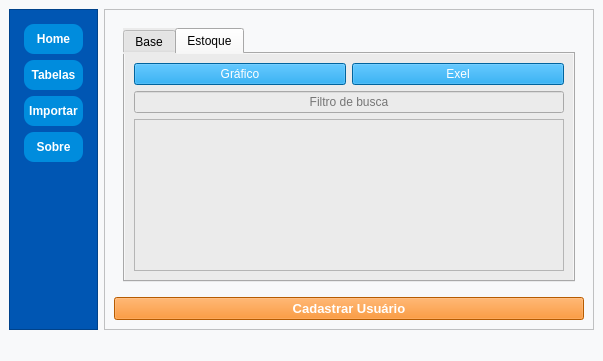
<?xml version="1.0" encoding="UTF-8"?>
<ui version="4.0">
 <class>MainWindow</class>
 <widget class="QMainWindow" name="MainWindow">
  <property name="geometry">
   <rect>
    <x>0</x>
    <y>0</y>
    <width>603</width>
    <height>361</height>
   </rect>
  </property>
  <property name="windowTitle">
   <string>MainWindow</string>
  </property>
  <property name="styleSheet">
   <string notr="true">background-color: #F8F9FA;</string>
  </property>
  <widget class="QWidget" name="centralwidget">
   <layout class="QHBoxLayout" name="horizontalLayout">
    <item>
     <widget class="QFrame" name="frame">
      <property name="sizePolicy">
       <sizepolicy hsizetype="Preferred" vsizetype="Preferred">
        <horstretch>0</horstretch>
        <verstretch>0</verstretch>
       </sizepolicy>
      </property>
      <property name="minimumSize">
       <size>
        <width>0</width>
        <height>0</height>
       </size>
      </property>
      <property name="styleSheet">
       <string notr="true">background-color: #0056b3;
padding:5px;
</string>
      </property>
      <property name="frameShape">
       <enum>QFrame::StyledPanel</enum>
      </property>
      <property name="frameShadow">
       <enum>QFrame::Raised</enum>
      </property>
      <layout class="QVBoxLayout" name="verticalLayout">
       <item>
        <widget class="QPushButton" name="btn_home">
         <property name="minimumSize">
          <size>
           <width>0</width>
           <height>30</height>
          </size>
         </property>
         <property name="font">
          <font>
           <weight>75</weight>
           <bold>true</bold>
          </font>
         </property>
         <property name="cursor">
          <cursorShape>PointingHandCursor</cursorShape>
         </property>
         <property name="styleSheet">
          <string notr="true">
QPushButton{
color: #fff;
background-color: #008cdd;
border-radius:10px;
}


QPushButton:hover{
	background-color:#0086b3;

}
</string>
         </property>
         <property name="text">
          <string>Home</string>
         </property>
        </widget>
       </item>
       <item>
        <widget class="QPushButton" name="btn_tables">
         <property name="minimumSize">
          <size>
           <width>0</width>
           <height>30</height>
          </size>
         </property>
         <property name="font">
          <font>
           <weight>75</weight>
           <bold>true</bold>
          </font>
         </property>
         <property name="cursor">
          <cursorShape>PointingHandCursor</cursorShape>
         </property>
         <property name="styleSheet">
          <string notr="true">QPushButton{
color: #fff;
background-color: #008cdd;
border-radius:10px;
}


QPushButton:hover{
	background-color:#0086b3;
}</string>
         </property>
         <property name="text">
          <string>Tabelas</string>
         </property>
        </widget>
       </item>
       <item>
        <widget class="QPushButton" name="btn_importa">
         <property name="minimumSize">
          <size>
           <width>0</width>
           <height>30</height>
          </size>
         </property>
         <property name="font">
          <font>
           <weight>75</weight>
           <bold>true</bold>
          </font>
         </property>
         <property name="cursor">
          <cursorShape>PointingHandCursor</cursorShape>
         </property>
         <property name="styleSheet">
          <string notr="true">QPushButton{
color: #fff;
background-color: #008cdd;
border-radius:10px;
}


QPushButton:hover{
	background-color:#0086b3;
}</string>
         </property>
         <property name="text">
          <string>Importar</string>
         </property>
        </widget>
       </item>
       <item>
        <widget class="QPushButton" name="btn_sobre">
         <property name="minimumSize">
          <size>
           <width>0</width>
           <height>30</height>
          </size>
         </property>
         <property name="font">
          <font>
           <weight>75</weight>
           <bold>true</bold>
          </font>
         </property>
         <property name="cursor">
          <cursorShape>PointingHandCursor</cursorShape>
         </property>
         <property name="styleSheet">
          <string notr="true">QPushButton{
color: #fff;
background-color: #008cdd;
border-radius:10px;
}


QPushButton:hover{
	background-color:#0086b3;
}</string>
         </property>
         <property name="text">
          <string>Sobre</string>
         </property>
        </widget>
       </item>
       <item>
        <spacer name="verticalSpacer">
         <property name="orientation">
          <enum>Qt::Vertical</enum>
         </property>
         <property name="sizeHint" stdset="0">
          <size>
           <width>20</width>
           <height>40</height>
          </size>
         </property>
        </spacer>
       </item>
      </layout>
     </widget>
    </item>
    <item>
     <widget class="QFrame" name="frame_2">
      <property name="sizePolicy">
       <sizepolicy hsizetype="Expanding" vsizetype="Preferred">
        <horstretch>0</horstretch>
        <verstretch>0</verstretch>
       </sizepolicy>
      </property>
      <property name="styleSheet">
       <string notr="true">background-color:#F8F9FA;</string>
      </property>
      <property name="frameShape">
       <enum>QFrame::StyledPanel</enum>
      </property>
      <property name="frameShadow">
       <enum>QFrame::Raised</enum>
      </property>
      <layout class="QVBoxLayout" name="verticalLayout_3">
       <item>
        <widget class="QStackedWidget" name="pages">
         <property name="sizePolicy">
          <sizepolicy hsizetype="Preferred" vsizetype="Preferred">
           <horstretch>0</horstretch>
           <verstretch>0</verstretch>
          </sizepolicy>
         </property>
         <property name="currentIndex">
          <number>0</number>
         </property>
         <widget class="QWidget" name="pg_table">
          <layout class="QHBoxLayout" name="horizontalLayout_3">
           <item>
            <widget class="QTabWidget" name="tb_base">
             <property name="sizePolicy">
              <sizepolicy hsizetype="Preferred" vsizetype="Expanding">
               <horstretch>0</horstretch>
               <verstretch>0</verstretch>
              </sizepolicy>
             </property>
             <property name="styleSheet">
              <string notr="true">background-color: rgb(235, 235, 235);</string>
             </property>
             <property name="currentIndex">
              <number>1</number>
             </property>
             <widget class="QWidget" name="tables">
              <attribute name="title">
               <string>Base</string>
              </attribute>
              <layout class="QVBoxLayout" name="verticalLayout_6">
               <item>
                <layout class="QHBoxLayout" name="horizontalLayout_2"/>
               </item>
               <item>
                <layout class="QHBoxLayout" name="horizontalLayout_4">
                 <item>
                  <layout class="QVBoxLayout" name="verticalLayout_5">
                   <item>
                    <layout class="QGridLayout" name="gridLayout_2">
                     <item row="0" column="0">
                      <widget class="QLabel" name="label_3">
                       <property name="font">
                        <font>
                         <pointsize>10</pointsize>
                         <weight>75</weight>
                         <bold>true</bold>
                        </font>
                       </property>
                       <property name="styleSheet">
                        <string notr="true">color:#0056b3;</string>
                       </property>
                       <property name="text">
                        <string>Estoque</string>
                       </property>
                       <property name="alignment">
                        <set>Qt::AlignCenter</set>
                       </property>
                      </widget>
                     </item>
                     <item row="1" column="0">
                      <widget class="QTreeWidget" name="tw_estoque">
                       <column>
                        <property name="text">
                         <string>NFe</string>
                        </property>
                       </column>
                       <column>
                        <property name="text">
                         <string>serie</string>
                        </property>
                       </column>
                       <column>
                        <property name="text">
                         <string>data_emissao</string>
                        </property>
                       </column>
                       <column>
                        <property name="text">
                         <string>chave</string>
                        </property>
                       </column>
                       <column>
                        <property name="text">
                         <string>cnpj_emitente</string>
                        </property>
                       </column>
                       <column>
                        <property name="text">
                         <string>nome_emitente</string>
                        </property>
                       </column>
                       <column>
                        <property name="text">
                         <string>valorNfe</string>
                        </property>
                       </column>
                       <column>
                        <property name="text">
                         <string>itemNota</string>
                        </property>
                       </column>
                       <column>
                        <property name="text">
                         <string>cod</string>
                        </property>
                       </column>
                       <column>
                        <property name="text">
                         <string>qntd</string>
                        </property>
                       </column>
                       <column>
                        <property name="text">
                         <string>descricao</string>
                        </property>
                       </column>
                       <column>
                        <property name="text">
                         <string>unidade_medida</string>
                        </property>
                       </column>
                       <column>
                        <property name="text">
                         <string>valorProd</string>
                        </property>
                       </column>
                       <column>
                        <property name="text">
                         <string>data_importacao</string>
                        </property>
                       </column>
                       <column>
                        <property name="text">
                         <string>usuario</string>
                        </property>
                       </column>
                       <column>
                        <property name="text">
                         <string>data_saida</string>
                        </property>
                       </column>
                      </widget>
                     </item>
                    </layout>
                   </item>
                   <item>
                    <layout class="QGridLayout" name="gridLayout">
                     <item row="0" column="0">
                      <widget class="QLabel" name="label_2">
                       <property name="font">
                        <font>
                         <pointsize>10</pointsize>
                         <weight>75</weight>
                         <bold>true</bold>
                        </font>
                       </property>
                       <property name="styleSheet">
                        <string notr="true">color:#0056b3;</string>
                       </property>
                       <property name="text">
                        <string>Saída</string>
                       </property>
                       <property name="alignment">
                        <set>Qt::AlignCenter</set>
                       </property>
                      </widget>
                     </item>
                     <item row="1" column="0">
                      <widget class="QTreeWidget" name="tw_saida">
                       <column>
                        <property name="text">
                         <string notr="true">Nfe</string>
                        </property>
                       </column>
                       <column>
                        <property name="text">
                         <string>serie</string>
                        </property>
                       </column>
                       <column>
                        <property name="text">
                         <string>data_importacao</string>
                        </property>
                       </column>
                       <column>
                        <property name="text">
                         <string>data_saida</string>
                        </property>
                       </column>
                       <column>
                        <property name="text">
                         <string>usuario</string>
                        </property>
                       </column>
                      </widget>
                     </item>
                    </layout>
                   </item>
                  </layout>
                 </item>
                 <item>
                  <widget class="QFrame" name="frame_3">
                   <property name="frameShape">
                    <enum>QFrame::StyledPanel</enum>
                   </property>
                   <property name="frameShadow">
                    <enum>QFrame::Raised</enum>
                   </property>
                   <layout class="QVBoxLayout" name="verticalLayout_4">
                    <item>
                     <widget class="QPushButton" name="btn_gerar">
                      <property name="styleSheet">
                       <string notr="true">QPushButton{
color: #fff;
background-color: #008cdd;

}


QPushButton:hover{
	background-color:#0086b3;

}</string>
                      </property>
                      <property name="text">
                       <string>gerar saída</string>
                      </property>
                     </widget>
                    </item>
                    <item>
                     <widget class="QPushButton" name="btn_extorno">
                      <property name="styleSheet">
                       <string notr="true">QPushButton{
color: #fff;
background-color: #008cdd;

}


QPushButton:hover{
	background-color:#0086b3;

}</string>
                      </property>
                      <property name="text">
                       <string>extorno</string>
                      </property>
                     </widget>
                    </item>
                    <item>
                     <spacer name="verticalSpacer_2">
                      <property name="orientation">
                       <enum>Qt::Vertical</enum>
                      </property>
                      <property name="sizeHint" stdset="0">
                       <size>
                        <width>20</width>
                        <height>40</height>
                       </size>
                      </property>
                     </spacer>
                    </item>
                   </layout>
                  </widget>
                 </item>
                </layout>
               </item>
              </layout>
             </widget>
             <widget class="QWidget" name="estoque">
              <attribute name="title">
               <string>Estoque</string>
              </attribute>
              <layout class="QVBoxLayout" name="verticalLayout_9">
               <item>
                <layout class="QHBoxLayout" name="horizontalLayout_14">
                 <item>
                  <widget class="QPushButton" name="btn_grafico">
                   <property name="styleSheet">
                    <string notr="true">
QPushButton{
color: #fff;
background-color: #008cdd;

}


QPushButton:hover{
	background-color:#0086b3;

}</string>
                   </property>
                   <property name="text">
                    <string>Gráfico</string>
                   </property>
                  </widget>
                 </item>
                 <item>
                  <widget class="QPushButton" name="btn_exel">
                   <property name="styleSheet">
                    <string notr="true">
QPushButton{
color: #fff;
background-color: #008cdd;

}


QPushButton:hover{
	background-color:#0086b3;

}</string>
                   </property>
                   <property name="text">
                    <string>Exel</string>
                   </property>
                  </widget>
                 </item>
                </layout>
               </item>
               <item>
                <widget class="QLineEdit" name="txt_filtro">
                 <property name="alignment">
                  <set>Qt::AlignCenter</set>
                 </property>
                 <property name="placeholderText">
                  <string>Filtro de busca</string>
                 </property>
                </widget>
               </item>
               <item>
                <widget class="QTableView" name="tb_geral"/>
               </item>
              </layout>
             </widget>
            </widget>
           </item>
          </layout>
         </widget>
         <widget class="QWidget" name="pg_importar">
          <layout class="QVBoxLayout" name="verticalLayout_8">
           <item>
            <widget class="QLabel" name="label_14">
             <property name="sizePolicy">
              <sizepolicy hsizetype="Minimum" vsizetype="Minimum">
               <horstretch>0</horstretch>
               <verstretch>0</verstretch>
              </sizepolicy>
             </property>
             <property name="styleSheet">
              <string notr="true">color: #0056b3;</string>
             </property>
             <property name="text">
              <string>&lt;html&gt;&lt;head/&gt;&lt;body&gt;&lt;p&gt;&lt;span style=&quot; font-size:16pt;&quot;&gt;Importar Dados&lt;/span&gt;&lt;/p&gt;&lt;/body&gt;&lt;/html&gt;</string>
             </property>
             <property name="alignment">
              <set>Qt::AlignCenter</set>
             </property>
            </widget>
           </item>
           <item>
            <layout class="QHBoxLayout" name="horizontalLayout_12">
             <item>
              <widget class="QLineEdit" name="txt_file">
               <property name="font">
                <font>
                 <pointsize>10</pointsize>
                </font>
               </property>
               <property name="styleSheet">
                <string notr="true">border-bottom:2px solid black;
border-radius: None;
background-color:rgba(0,0,0,0.2);</string>
               </property>
               <property name="placeholderText">
                <string>Selecione o arquivo .xml</string>
               </property>
              </widget>
             </item>
             <item>
              <widget class="QPushButton" name="btn_abrir">
               <property name="minimumSize">
                <size>
                 <width>0</width>
                 <height>20</height>
                </size>
               </property>
               <property name="text">
                <string>Abrir</string>
               </property>
              </widget>
             </item>
            </layout>
           </item>
           <item>
            <layout class="QHBoxLayout" name="horizontalLayout_13">
             <property name="spacing">
              <number>6</number>
             </property>
             <item>
              <widget class="QLabel" name="label_4">
               <property name="sizePolicy">
                <sizepolicy hsizetype="Preferred" vsizetype="Preferred">
                 <horstretch>0</horstretch>
                 <verstretch>0</verstretch>
                </sizepolicy>
               </property>
               <property name="text">
                <string/>
               </property>
              </widget>
             </item>
             <item>
              <widget class="QPushButton" name="btn_import">
               <property name="styleSheet">
                <string notr="true">QPushButton{
	color:#fff;
	justify-content:center;
	background-color:#0056b3;
	padding:10px;
	transform: 2s;
	border-radius:10px;
	border: solid 2px #fff;
	
}

QPushButton:hover{
	background-color:#008cdd;
}</string>
               </property>
               <property name="text">
                <string>Importar</string>
               </property>
              </widget>
             </item>
             <item>
              <widget class="QLabel" name="label_5">
               <property name="text">
                <string/>
               </property>
              </widget>
             </item>
            </layout>
           </item>
          </layout>
         </widget>
         <widget class="QWidget" name="pg_sobre">
          <widget class="QLabel" name="label_15">
           <property name="geometry">
            <rect>
             <x>250</x>
             <y>70</y>
             <width>91</width>
             <height>21</height>
            </rect>
           </property>
           <property name="text">
            <string>Sobre o sistema</string>
           </property>
          </widget>
         </widget>
         <widget class="QWidget" name="pg_home">
          <layout class="QVBoxLayout" name="verticalLayout_2">
           <item>
            <widget class="QLabel" name="label">
             <property name="styleSheet">
              <string notr="true"/>
             </property>
             <property name="text">
              <string>&lt;html&gt;&lt;head/&gt;&lt;body&gt;&lt;p&gt;&lt;img src=&quot;&quot;/&gt;&lt;/p&gt;&lt;p&gt;&lt;span style=&quot; font-size:16pt; font-weight:600; color:#0056b3;&quot;&gt;Gerenciamento de produtos&lt;/span&gt;&lt;/p&gt;&lt;p align=&quot;center&quot;&gt;&lt;span style=&quot; font-size:16pt; font-weight:600; color:#0056b3;&quot;&gt;com &lt;/span&gt;&lt;span style=&quot; font-size:16pt; font-weight:600; color:#ffaa00;&quot;&gt;Python&lt;/span&gt;&lt;/p&gt;&lt;p align=&quot;center&quot;&gt;&lt;span style=&quot; font-size:11pt; color:#0056b3;&quot;&gt;&lt;br/&gt;&lt;/span&gt;&lt;/p&gt;&lt;/body&gt;&lt;/html&gt;</string>
             </property>
             <property name="alignment">
              <set>Qt::AlignCenter</set>
             </property>
            </widget>
           </item>
          </layout>
         </widget>
         <widget class="QWidget" name="pg_cadastro">
          <layout class="QVBoxLayout" name="verticalLayout_7">
           <item>
            <widget class="QLabel" name="label_6">
             <property name="font">
              <font>
               <family>Verdana</family>
               <pointsize>16</pointsize>
               <weight>9</weight>
               <italic>false</italic>
               <bold>false</bold>
              </font>
             </property>
             <property name="layoutDirection">
              <enum>Qt::LeftToRight</enum>
             </property>
             <property name="styleSheet">
              <string notr="true">color: #0056b3;
font: 75 16pt &quot;Verdana&quot;;</string>
             </property>
             <property name="text">
              <string>Cadastrar Usuário</string>
             </property>
             <property name="alignment">
              <set>Qt::AlignCenter</set>
             </property>
            </widget>
           </item>
           <item>
            <layout class="QHBoxLayout" name="horizontalLayout_6">
             <property name="leftMargin">
              <number>50</number>
             </property>
             <item>
              <widget class="QLabel" name="label_7">
               <property name="font">
                <font>
                 <pointsize>10</pointsize>
                 <weight>75</weight>
                 <italic>false</italic>
                 <bold>true</bold>
                 <underline>false</underline>
                </font>
               </property>
               <property name="text">
                <string>Nome:</string>
               </property>
              </widget>
             </item>
             <item>
              <widget class="QLineEdit" name="txt_nome">
               <property name="font">
                <font>
                 <pointsize>12</pointsize>
                </font>
               </property>
               <property name="styleSheet">
                <string notr="true">border-bottom:2px solid black;
border-radius: None;
background-color:rgba(0,0,0,0.2);
</string>
               </property>
              </widget>
             </item>
            </layout>
           </item>
           <item>
            <layout class="QHBoxLayout" name="horizontalLayout_7">
             <property name="leftMargin">
              <number>50</number>
             </property>
             <item>
              <widget class="QLabel" name="label_8">
               <property name="font">
                <font>
                 <pointsize>10</pointsize>
                 <weight>75</weight>
                 <bold>true</bold>
                </font>
               </property>
               <property name="text">
                <string>Senha:</string>
               </property>
              </widget>
             </item>
             <item>
              <widget class="QLineEdit" name="txt_senha">
               <property name="font">
                <font>
                 <pointsize>12</pointsize>
                </font>
               </property>
               <property name="styleSheet">
                <string notr="true">border-bottom:2px solid black;
border-radius: None;
background-color:rgba(0,0,0,0.2);</string>
               </property>
              </widget>
             </item>
            </layout>
           </item>
           <item>
            <layout class="QHBoxLayout" name="horizontalLayout_8">
             <property name="leftMargin">
              <number>50</number>
             </property>
             <item>
              <widget class="QLabel" name="label_9">
               <property name="font">
                <font>
                 <pointsize>10</pointsize>
                 <weight>75</weight>
                 <bold>true</bold>
                </font>
               </property>
               <property name="text">
                <string>Confirmar senha:</string>
               </property>
              </widget>
             </item>
             <item>
              <widget class="QLineEdit" name="txt_senha_2">
               <property name="font">
                <font>
                 <pointsize>12</pointsize>
                </font>
               </property>
               <property name="styleSheet">
                <string notr="true">border-bottom:2px solid black;
border-radius: None;
background-color:rgba(0,0,0,0.2);</string>
               </property>
              </widget>
             </item>
            </layout>
           </item>
           <item>
            <layout class="QHBoxLayout" name="horizontalLayout_9">
             <property name="leftMargin">
              <number>50</number>
             </property>
             <item>
              <widget class="QLabel" name="label_10">
               <property name="font">
                <font>
                 <pointsize>10</pointsize>
                 <weight>75</weight>
                 <bold>true</bold>
                </font>
               </property>
               <property name="text">
                <string>Usuário:</string>
               </property>
              </widget>
             </item>
             <item>
              <widget class="QLineEdit" name="txt_usuario">
               <property name="font">
                <font>
                 <pointsize>12</pointsize>
                </font>
               </property>
               <property name="styleSheet">
                <string notr="true">border-bottom:2px solid black;
border-radius: None;
background-color:rgba(0,0,0,0.2);</string>
               </property>
              </widget>
             </item>
            </layout>
           </item>
           <item>
            <layout class="QHBoxLayout" name="horizontalLayout_10">
             <property name="leftMargin">
              <number>50</number>
             </property>
             <item>
              <widget class="QLabel" name="label_11">
               <property name="font">
                <font>
                 <pointsize>10</pointsize>
                 <weight>75</weight>
                 <bold>true</bold>
                </font>
               </property>
               <property name="text">
                <string>Perfil:</string>
               </property>
              </widget>
             </item>
             <item>
              <widget class="QComboBox" name="cb_perfil">
               <property name="font">
                <font>
                 <pointsize>12</pointsize>
                </font>
               </property>
               <property name="styleSheet">
                <string notr="true"/>
               </property>
               <item>
                <property name="text">
                 <string>Usuário</string>
                </property>
               </item>
               <item>
                <property name="text">
                 <string>Administrador</string>
                </property>
               </item>
              </widget>
             </item>
            </layout>
           </item>
           <item>
            <layout class="QHBoxLayout" name="horizontalLayout_11">
             <item>
              <widget class="QLabel" name="label_12">
               <property name="text">
                <string/>
               </property>
              </widget>
             </item>
             <item>
              <widget class="QPushButton" name="btn_cadastrar">
               <property name="font">
                <font>
                 <pointsize>10</pointsize>
                 <weight>75</weight>
                 <bold>true</bold>
                </font>
               </property>
               <property name="cursor">
                <cursorShape>PointingHandCursor</cursorShape>
               </property>
               <property name="styleSheet">
                <string notr="true">QPushButton{
	color:#fff;
	justify-content:center;
	background-color:#0056b3;
	padding:10px;
	transform: 2s;
	border-radius:10px;
	border: solid 2px #fff;
	
}

QPushButton:hover{
	background-color:#008cdd;
}
</string>
               </property>
               <property name="text">
                <string>Cadastrar</string>
               </property>
              </widget>
             </item>
             <item>
              <widget class="QLabel" name="label_13">
               <property name="text">
                <string/>
               </property>
              </widget>
             </item>
            </layout>
           </item>
          </layout>
         </widget>
        </widget>
       </item>
       <item>
        <layout class="QHBoxLayout" name="horizontalLayout_5">
         <item>
          <widget class="QPushButton" name="btn_cadastrar_usuario">
           <property name="font">
            <font>
             <pointsize>10</pointsize>
             <weight>75</weight>
             <bold>true</bold>
            </font>
           </property>
           <property name="cursor">
            <cursorShape>PointingHandCursor</cursorShape>
           </property>
           <property name="styleSheet">
            <string notr="true">QPushButton{
	color:#fff;
	justify-content:center;
	background-color:#ff7f00;
}

QPushButton:hover{
	background-color:#ffae42;
}
</string>
           </property>
           <property name="text">
            <string>Cadastrar Usuário</string>
           </property>
          </widget>
         </item>
        </layout>
       </item>
      </layout>
     </widget>
    </item>
   </layout>
  </widget>
  <widget class="QStatusBar" name="statusbar"/>
 </widget>
 <resources/>
 <connections/>
</ui>
